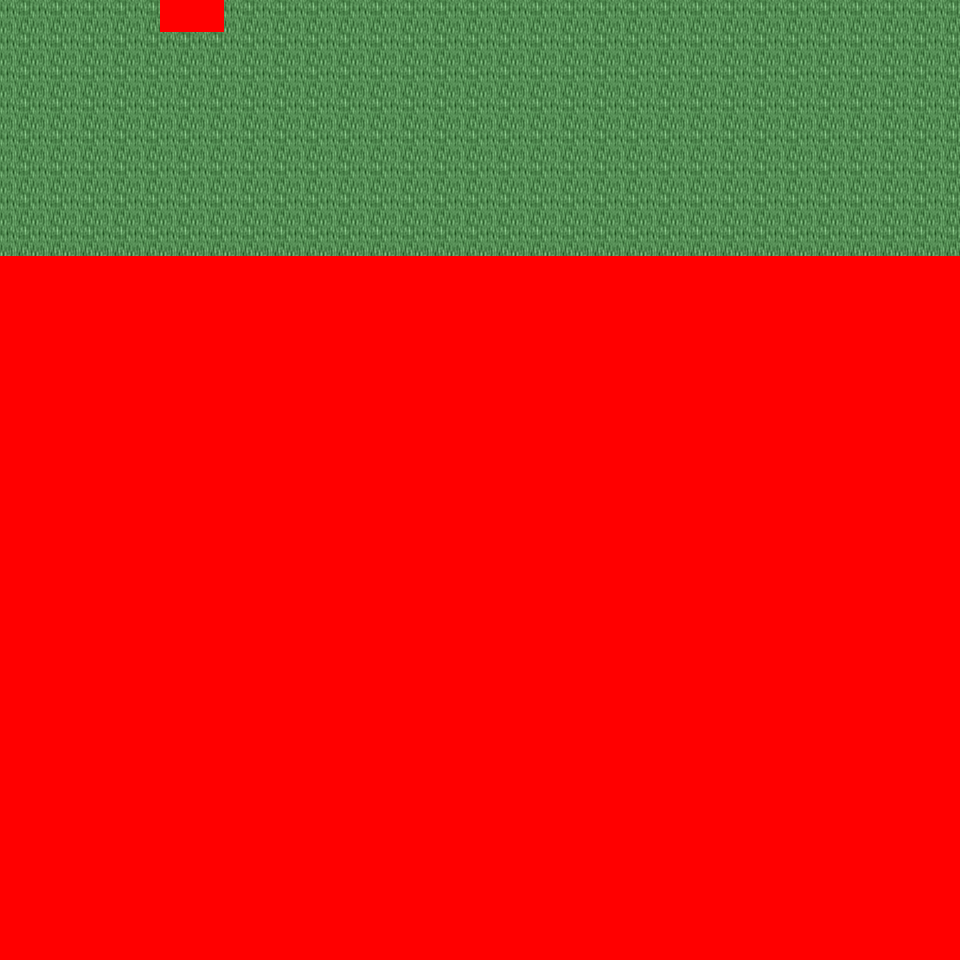

A level layout from a 2D game, rendered from its tile map. Below: a short description, then the map file with tile-grid data replaced by summaries:
An orthogonal 30x30 tile map with 32x32 px tiles, 6 tile layers (Ground, Object, Object2, Above, ...), 51 tilesets and 4 objects (4x mapchange).

<map version="1.0" orientation="orthogonal" renderorder="right-down" width="30" height="30" tilewidth="32" tileheight="32" nextobjectid="5">
  <tileset firstgid="1" name="tileset_logic_collision" tilewidth="32" tileheight="32" tilecount="1" columns="1">
    <image source="../drawable/tileset_logic_collision.png" width="32" height="32" />
  </tileset>
  <tileset firstgid="2" name="tileset_ground_ground" tilewidth="32" tileheight="32" tilecount="33" columns="3">
    <image source="../drawable/tileset_ground_ground.png" width="96" height="352" />
  </tileset>
  <tileset firstgid="35" name="tileset_building_castle" tilewidth="32" tileheight="32" tilecount="320" columns="20">
    <image source="../drawable/tileset_building_castle.png" width="640" height="512" />
  </tileset>
  <tileset firstgid="355" name="tileset_item_weapon_cannon" tilewidth="32" tileheight="32" tilecount="12" columns="3">
    <image source="../drawable/tileset_item_weapon_cannon.png" width="96" height="128" />
  </tileset>
  <tileset firstgid="367" name="tileset_item_pot_barrels_1" tilewidth="32" tileheight="32" tilecount="8" columns="4">
    <image source="../drawable/tileset_item_pot_barrels_1.png" width="128" height="64" />
  </tileset>
  <tileset firstgid="375" name="tileset_building_door_door" tilewidth="32" tileheight="32" tilecount="6" columns="3">
    <image source="../drawable/tileset_building_door_door.png" width="96" height="64" />
  </tileset>
  <tileset firstgid="381" name="tileset_building_door_closed" tilewidth="32" tileheight="32" tilecount="1" columns="1">
    <image source="../drawable/tileset_building_door_closed.png" width="32" height="32" />
  </tileset>
  <tileset firstgid="382" name="tileset_building_window_window_centered" tilewidth="32" tileheight="32" tilecount="1" columns="1">
    <image source="../drawable/tileset_building_window_window_centered.png" width="32" height="32" />
  </tileset>
  <tileset firstgid="383" name="tileset_building_decoration_chimney_big" tilewidth="32" tileheight="32" tilecount="2" columns="1">
    <image source="../drawable/tileset_building_decoration_chimney_big.png" width="32" height="64" />
  </tileset>
  <tileset firstgid="385" name="tileset_ground_grass_edges" tilewidth="32" tileheight="32" tilecount="36" columns="12">
    <image source="../drawable/tileset_ground_grass_edges.png" width="384" height="96" />
  </tileset>
  <tileset firstgid="421" name="tileset_ground_grass_corners" tilewidth="32" tileheight="32" tilecount="24" columns="6">
    <image source="../drawable/tileset_ground_grass_corners.png" width="192" height="128" />
  </tileset>
  <tileset firstgid="445" name="tileset_plant_tree_fall_trees" tilewidth="32" tileheight="32" tilecount="40" columns="8">
    <image source="../drawable/tileset_plant_tree_fall_trees.png" width="256" height="160" />
  </tileset>
  <tileset firstgid="485" name="tileset_plant_tree_locust_tree" tilewidth="32" tileheight="32" tilecount="20" columns="4">
    <image source="../drawable/tileset_plant_tree_locust_tree.png" width="128" height="160" />
  </tileset>
  <tileset firstgid="505" name="tileset_furniture_chair_bench_white" tilewidth="32" tileheight="32" tilecount="8" columns="2">
    <image source="../drawable/tileset_furniture_chair_bench_white.png" width="64" height="128" />
  </tileset>
  <tileset firstgid="513" name="tileset_plant_flower_daisy_blue" tilewidth="32" tileheight="32" tilecount="8" columns="2">
    <image source="../drawable/tileset_plant_flower_daisy_blue.png" width="64" height="128" />
  </tileset>
  <tileset firstgid="521" name="tileset_plant_flower_daisy_red" tilewidth="32" tileheight="32" tilecount="8" columns="2">
    <image source="../drawable/tileset_plant_flower_daisy_red.png" width="64" height="128" />
  </tileset>
  <tileset firstgid="529" name="tileset_plant_flower_daisy_white" tilewidth="32" tileheight="32" tilecount="8" columns="2">
    <image source="../drawable/tileset_plant_flower_daisy_white.png" width="64" height="128" />
  </tileset>
  <tileset firstgid="537" name="tileset_plant_flower_daisy_yellow" tilewidth="32" tileheight="32" tilecount="8" columns="2">
    <image source="../drawable/tileset_plant_flower_daisy_yellow.png" width="64" height="128" />
  </tileset>
  <tileset firstgid="545" name="tileset_plant_flower_flower_bed_1" tilewidth="32" tileheight="32" tilecount="35" columns="7">
    <image source="../drawable/tileset_plant_flower_flower_bed_1.png" width="224" height="160" />
  </tileset>
  <tileset firstgid="580" name="tileset_plant_flower_planted_containers" tilewidth="32" tileheight="32" tilecount="16" columns="4">
    <image source="../drawable/tileset_plant_flower_planted_containers.png" width="128" height="128" />
  </tileset>
  <tileset firstgid="596" name="tileset_item_pot_pot_grey" tilewidth="32" tileheight="32" tilecount="1" columns="1">
    <image source="../drawable/tileset_item_pot_pot_grey.png" width="32" height="32" />
  </tileset>
  <tileset firstgid="597" name="tileset_item_pot_pot_burgundy" tilewidth="32" tileheight="32" tilecount="1" columns="1">
    <image source="../drawable/tileset_item_pot_pot_burgundy.png" width="32" height="32" />
  </tileset>
  <tileset firstgid="598" name="tileset_building_decoration_chimney" tilewidth="32" tileheight="32" tilecount="2" columns="1">
    <image source="../drawable/tileset_building_decoration_chimney.png" width="32" height="64" />
  </tileset>
  <tileset firstgid="600" name="tileset_furniture_light_lamp_blue" tilewidth="32" tileheight="32" tilecount="3" columns="1">
    <image source="../drawable/tileset_furniture_light_lamp_blue.png" width="32" height="96" />
  </tileset>
  <tileset firstgid="603" name="tileset_furniture_table_bazaar_table_1" tilewidth="32" tileheight="32" tilecount="4" columns="2">
    <image source="../drawable/tileset_furniture_table_bazaar_table_1.png" width="64" height="64" />
  </tileset>
  <tileset firstgid="607" name="tileset_furniture_table_bazaar_table_2" tilewidth="32" tileheight="32" tilecount="6" columns="2">
    <image source="../drawable/tileset_furniture_table_bazaar_table_2.png" width="64" height="96" />
  </tileset>
  <tileset firstgid="613" name="tileset_furniture_table_bazaar_table_3" tilewidth="32" tileheight="32" tilecount="6" columns="2">
    <image source="../drawable/tileset_furniture_table_bazaar_table_3.png" width="64" height="96" />
  </tileset>
  <tileset firstgid="619" name="tileset_furniture_table_bazaar_table_4" tilewidth="32" tileheight="32" tilecount="6" columns="2">
    <image source="../drawable/tileset_furniture_table_bazaar_table_4.png" width="64" height="96" />
  </tileset>
  <tileset firstgid="625" name="tileset_furniture_table_bazaar_table_5" tilewidth="32" tileheight="32" tilecount="6" columns="2">
    <image source="../drawable/tileset_furniture_table_bazaar_table_5.png" width="64" height="96" />
  </tileset>
  <tileset firstgid="631" name="tileset_furniture_table_flowers_on_bench2" tilewidth="32" tileheight="32" tilecount="6" columns="3">
    <image source="../drawable/tileset_furniture_table_flowers_on_bench2.png" width="96" height="64" />
  </tileset>
  <tileset firstgid="637" name="tileset_furniture_table_flowers_on_benches" tilewidth="32" tileheight="32" tilecount="10" columns="2">
    <image source="../drawable/tileset_furniture_table_flowers_on_benches.png" width="64" height="160" />
  </tileset>
  <tileset firstgid="647" name="tileset_furniture_table_vendors_table" tilewidth="32" tileheight="32" tilecount="35" columns="7">
    <image source="../drawable/tileset_furniture_table_vendors_table.png" width="224" height="160" />
  </tileset>
  <tileset firstgid="682" name="tileset_item_drink_bottles_and_cups" tilewidth="32" tileheight="32" tilecount="16" columns="4">
    <image source="../drawable/tileset_item_drink_bottles_and_cups.png" width="128" height="128" />
  </tileset>
  <tileset firstgid="698" name="tileset_item_drink_beers_and_flasks" tilewidth="32" tileheight="32" tilecount="12" columns="4">
    <image source="../drawable/tileset_item_drink_beers_and_flasks.png" width="128" height="96" />
  </tileset>
  <tileset firstgid="710" name="tileset_item_drink_casks" tilewidth="32" tileheight="32" tilecount="4" columns="2">
    <image source="../drawable/tileset_item_drink_casks.png" width="64" height="64" />
  </tileset>
  <tileset firstgid="714" name="tileset_item_food_meals_1" tilewidth="32" tileheight="32" tilecount="2" columns="2">
    <image source="../drawable/tileset_item_food_meals_1.png" width="64" height="32" />
  </tileset>
  <tileset firstgid="716" name="tileset_item_food_rustic_meals" tilewidth="32" tileheight="32" tilecount="2" columns="2">
    <image source="../drawable/tileset_item_food_rustic_meals.png" width="64" height="32" />
  </tileset>
  <tileset firstgid="718" name="tileset_item_household_food_preparation_2" tilewidth="32" tileheight="32" tilecount="4" columns="2">
    <image source="../drawable/tileset_item_household_food_preparation_2.png" width="64" height="64" />
  </tileset>
  <tileset firstgid="722" name="tileset_item_pot_barrels_2" tilewidth="32" tileheight="32" tilecount="8" columns="4">
    <image source="../drawable/tileset_item_pot_barrels_2.png" width="128" height="64" />
  </tileset>
  <tileset firstgid="730" name="tileset_item_drink_olive_oil_vinegar" tilewidth="32" tileheight="32" tilecount="4" columns="2">
    <image source="../drawable/tileset_item_drink_olive_oil_vinegar.png" width="64" height="64" />
  </tileset>
  <tileset firstgid="734" name="tileset_ground_ground_3" tilewidth="32" tileheight="32" tilecount="5" columns="5">
    <image source="../drawable/tileset_ground_ground_3.png" width="160" height="32" />
  </tileset>
  <tileset firstgid="739" name="tileset_building_decoration_banner" tilewidth="32" tileheight="32" tilecount="12" columns="1">
    <image source="../drawable/tileset_building_decoration_banner.png" width="32" height="384" />
  </tileset>
  <tileset firstgid="751" name="tileset_building_cottage" tilewidth="32" tileheight="32" tilecount="256" columns="16">
    <image source="../drawable/tileset_building_cottage.png" width="512" height="512" />
  </tileset>
  <tileset firstgid="1007" name="tileset_building_roof_thatched_roof" tilewidth="32" tileheight="32" tilecount="256" columns="16">
    <image source="../drawable/tileset_building_roof_thatched_roof.png" width="512" height="512" />
  </tileset>
  <tileset firstgid="1263" name="tileset_building_door_doors" tilewidth="32" tileheight="32" tilecount="256" columns="16">
    <image source="../drawable/tileset_building_door_doors.png" width="512" height="512" />
  </tileset>
  <tileset firstgid="1519" name="tileset_building_window_windows" tilewidth="32" tileheight="32" tilecount="256" columns="16">
    <image source="../drawable/tileset_building_window_windows.png" width="512" height="512" />
  </tileset>
  <tileset firstgid="1775" name="tileset_plant_bush_leafy" tilewidth="32" tileheight="32" tilecount="48" columns="8">
    <image source="../drawable/tileset_plant_bush_leafy.png" width="256" height="192" />
  </tileset>
  <tileset firstgid="1823" name="tileset_plant_bushes_and_trees" tilewidth="32" tileheight="32" tilecount="144" columns="16">
    <image source="../drawable/tileset_plant_bushes_and_trees.png" width="512" height="289" />
  </tileset>
  <tileset firstgid="1967" name="tileset_plant_bush_berried" tilewidth="32" tileheight="32" tilecount="60" columns="5">
    <image source="../drawable/tileset_plant_bush_berried.png" width="160" height="384" />
  </tileset>
  <tileset firstgid="2027" name="tileset_plant_bush_fern" tilewidth="32" tileheight="32" tilecount="32" columns="8">
    <image source="../drawable/tileset_plant_bush_fern.png" width="256" height="128" />
  </tileset>
  <tileset firstgid="2059" name="tileset_plant_bush_bush_pinks" tilewidth="32" tileheight="32" tilecount="4" columns="2">
    <image source="../drawable/tileset_plant_bush_bush_pinks.png" width="64" height="64" />
  </tileset>
  <layer name="Ground" width="30" height="30">
    <data>[900 cells, 240 non-empty, 1 distinct tile ids]</data>
  </layer>
  <layer name="Object" width="30" height="30">
    <data>[900 cells, 2 non-empty, 2 distinct tile ids]</data>
  </layer>
  <layer name="Object2" width="30" height="30">
    <data>[900 cells, 0 non-empty, 0 distinct tile ids]</data>
  </layer>
  <layer name="Above" width="30" height="30">
    <data>[900 cells, 0 non-empty, 0 distinct tile ids]</data>
  </layer>
  <layer name="Above2" width="30" height="30">
    <data>[900 cells, 0 non-empty, 0 distinct tile ids]</data>
  </layer>
  <layer name="Walkable" width="30" height="30">
    <data>[900 cells, 662 non-empty, 1 distinct tile ids]</data>
  </layer>
  <objectgroup name="MapEvents">
    <object id="1" name="north" type="mapchange" x="0" y="0" width="160" height="32">
      <properties>
        <property name="map" value="0_ados_mountain_n2_w2_x1_y3" />
        <property name="place" value="south" />
      </properties>
    </object>
    <object id="2" name="north2" type="mapchange" x="224" y="0" width="736" height="32">
      <properties>
        <property name="map" value="0_ados_mountain_n2_w2_x1_y3" />
        <property name="place" value="south2" />
      </properties>
    </object>
    <object id="3" name="west" type="mapchange" x="0" y="0" width="32" height="256">
      <properties>
        <property name="map" value="0_ados_mountain_n2_w2_x0_y4" />
        <property name="place" value="east" />
      </properties>
    </object>
    <object id="4" name="east" type="mapchange" x="928" y="0" width="32" height="256">
      <properties>
        <property name="map" value="0_ados_mountain_n2_w2_x2_y4" />
        <property name="place" value="west" />
      </properties>
    </object>
  </objectgroup>
</map>
